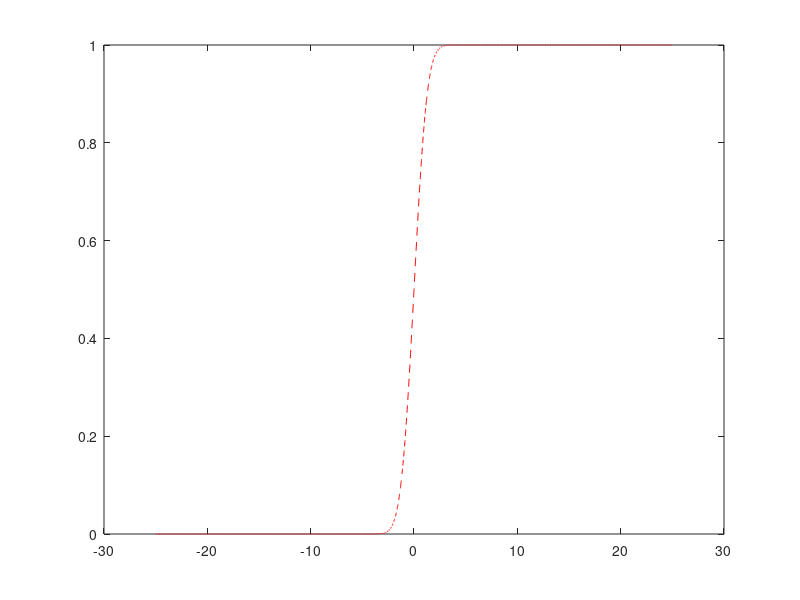

MATLAB code for this plot:
function [h, x, y] = plotNormalCDF(tau, prop)

if nargin == 0
    tau = 1; prop = 1;
end
x = -25:0.01:25; y = zeros(size(x));
for count = 1:length(tau)
    y = y + prop(count) * normcdf(x, 0, tau(count)^(-0.5));
end
h = plot(x, y, 'r--');